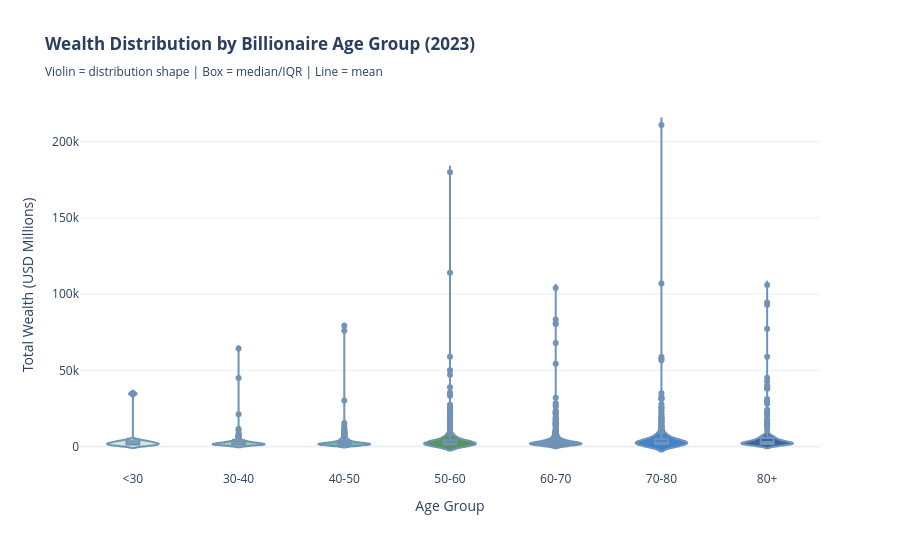

Notebook cell for this chart:
### Code cell
# ── Violin Plot: Age Distribution by Age Group ──
fig_violin = go.Figure()
emerald_scale = ['#c8e6c9','#81c784','#4caf82','#2e7d32','#4e79a7','#1565c0','#0d3d8a']

for i, ag in enumerate(['<30','30-40','40-50','50-60','60-70','70-80','80+']):
    data = df_age[df_age['age_group'] == ag]['finalWorth']
    if len(data) > 0:
        fig_violin.add_trace(go.Violin(
            x=[ag]*len(data), y=data, name=ag,
            box_visible=True, meanline_visible=True,
            fillcolor=emerald_scale[i], line_color=C_BLUE,
            opacity=0.8,
            hovertemplate='Age Group: %{x}<br>Wealth: $%{y:.0f}M<extra></extra>'
        ))

fig_violin.update_layout(
    title_text='<b>Wealth Distribution by Billionaire Age Group (2023)</b><br>'
               '<sub>Violin = distribution shape | Box = median/IQR | Line = mean</sub>',
    xaxis_title='Age Group', yaxis_title='Total Wealth (USD Millions)',
    height=550, template='plotly_white', showlegend=False
)
fig_violin.show()

print("\nAge group wealth summary:")
print(df_age_group_summary.to_string(index=False))

### Figure 1 — Plotly figure (JSON) as saved in the notebook; plotly's stock layout.template omitted (floating-point values rounded to 4 significant figures; data arrays with more than 128 entries replaced by an {"elided": "..."} marker saying what was removed)
{"data": [{"box": {"visible": true}, "fillcolor": "#c8e6c9", "hovertemplate": "Age Group: %{x}<br>Wealth: $%{y:.0f}M<extra></extra>", "line": {"color": "#4e79a7"}, "meanline": {"visible": true}, "name": "<30", "opacity": 0.8, "type": "violin", "x": ["<30", "<30", "<30", "<30", "<30", "<30", "<30", "<30", "<30", "<30", "<30"], "y": [34700, 3500, 3500, 3500, 2700, 1700, 1500, 1500, 1400, 1200, 1100]}, {"box": {"visible": true}, "fillcolor": "#81c784", "hovertemplate": "Age Group: %{x}<br>Wealth: $%{y:.0f}M<extra></extra>", "line": {"color": "#4e79a7"}, "meanline": {"visible": true}, "name": "30-40", "opacity": 0.8, "type": "violin", "x": ["30-40", "30-40", "30-40", "30-40", "30-40", "30-40", "30-40", "30-40", "30-40", "30-40", "30-40", "30-40", "30-40", "30-40", "30-40", "30-40", "30-40", "30-40", "30-40", "30-40", "30-40", "30-40", "30-40", "30-40", "30-40", "30-40", "30-40", "30-40", "30-40", "30-40", "30-40", "30-40", "30-40", "30-40", "30-40", "30-40", "30-40", "30-40", "30-40", "30-40", "30-40", "30-40", "30-40", "30-40", "30-40", "30-40", "30-40", "30-40", "30-40", "30-40", "30-40", "30-40", "30-40", "30-40", "30-40", "30-40", "30-40", "30-40", "30-40", "30-40", "30-40", "30-40", "30-40", "30-40", "30-40", "30-40", "30-40", "30-40", "30-40"], "y": [64400, 45000, 21200, 11500, 10500, 8800, 8000, 7000, 6800, 6700, 5500, 5500, 4600, 4200, 3600, 3600, 3600, 3500, 3300, 3100, 3100, 2900, 2700, 2700, 2700, 2600, 2500, 2500, 2500, 2300, 2200, 2100, 2100, 2000, 2000, 2000, 1900, 1800, 1800, 1800, 1700, 1600, 1600, 1600, 1500, 1500, 1500, 1500, 1400, 1400, 1400, 1400, 1400, 1300, 1300, 1300, 1200, 1200, 1200, 1200, 1100, 1100, 1100, 1100, 1100, 1000, 1000, 1000, 1000]}, {"box": {"visible": true}, "fillcolor": "#4caf82", "hovertemplate": "Age Group: %{x}<br>Wealth: $%{y:.0f}M<extra></extra>", "line": {"color": "#4e79a7"}, "meanline": {"visible": true}, "name": "40-50", "opacity": 0.8, "type": "violin", "x": {"elided": "237 str values"}, "y": {"elided": "237 int values"}}, {"box": {"visible": true}, "fillcolor": "#2e7d32", "hovertemplate": "Age Group: %{x}<br>Wealth: $%{y:.0f}M<extra></extra>", "line": {"color": "#4e79a7"}, "meanline": {"visible": true}, "name": "50-60", "opacity": 0.8, "type": "violin", "x": {"elided": "673 str values"}, "y": {"elided": "673 int values"}}, {"box": {"visible": true}, "fillcolor": "#4e79a7", "hovertemplate": "Age Group: %{x}<br>Wealth: $%{y:.0f}M<extra></extra>", "line": {"color": "#4e79a7"}, "meanline": {"visible": true}, "name": "60-70", "opacity": 0.8, "type": "violin", "x": {"elided": "656 str values"}, "y": {"elided": "656 int values"}}, {"box": {"visible": true}, "fillcolor": "#1565c0", "hovertemplate": "Age Group: %{x}<br>Wealth: $%{y:.0f}M<extra></extra>", "line": {"color": "#4e79a7"}, "meanline": {"visible": true}, "name": "70-80", "opacity": 0.8, "type": "violin", "x": {"elided": "567 str values"}, "y": {"elided": "567 int values"}}, {"box": {"visible": true}, "fillcolor": "#0d3d8a", "hovertemplate": "Age Group: %{x}<br>Wealth: $%{y:.0f}M<extra></extra>", "line": {"color": "#4e79a7"}, "meanline": {"visible": true}, "name": "80+", "opacity": 0.8, "type": "violin", "x": {"elided": "335 str values"}, "y": {"elided": "335 int values"}}], "layout": {"height": 550, "showlegend": false, "title": {"text": "<b>Wealth Distribution by Billionaire Age Group (2023)</b><br><sub>Violin = distribution shape | Box = median/IQR | Line = mean</sub>"}, "xaxis": {"title": {"text": "Age Group"}}, "yaxis": {"title": {"text": "Total Wealth (USD Millions)"}}}}
